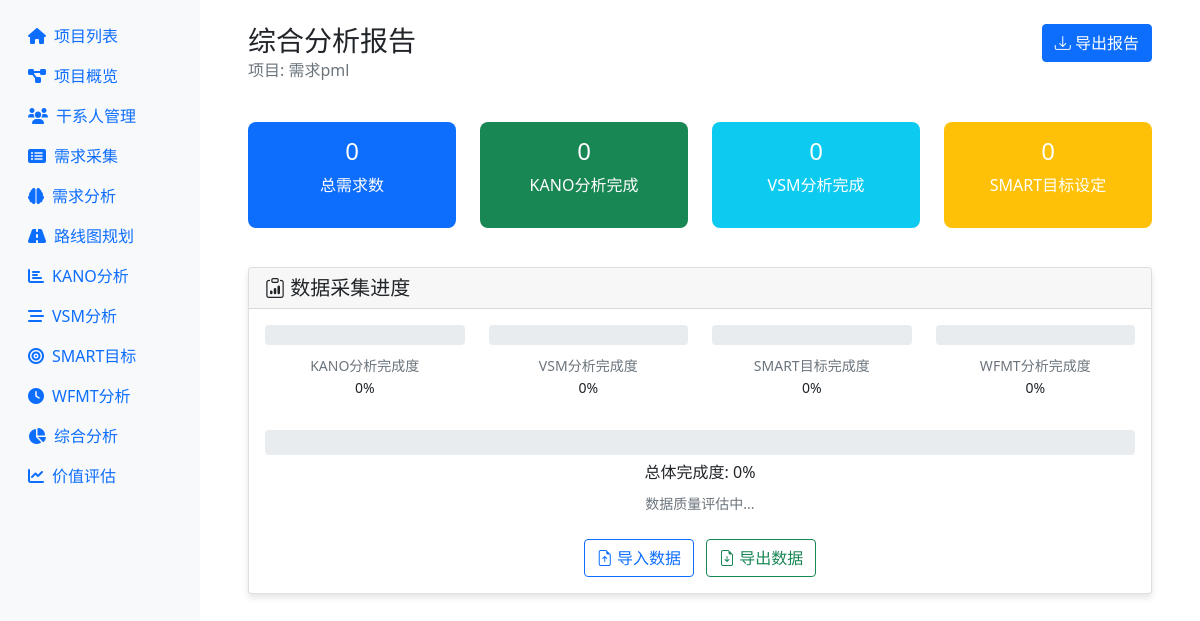
The app's page /project/1/comprehensive-analysis (signed in), older data.
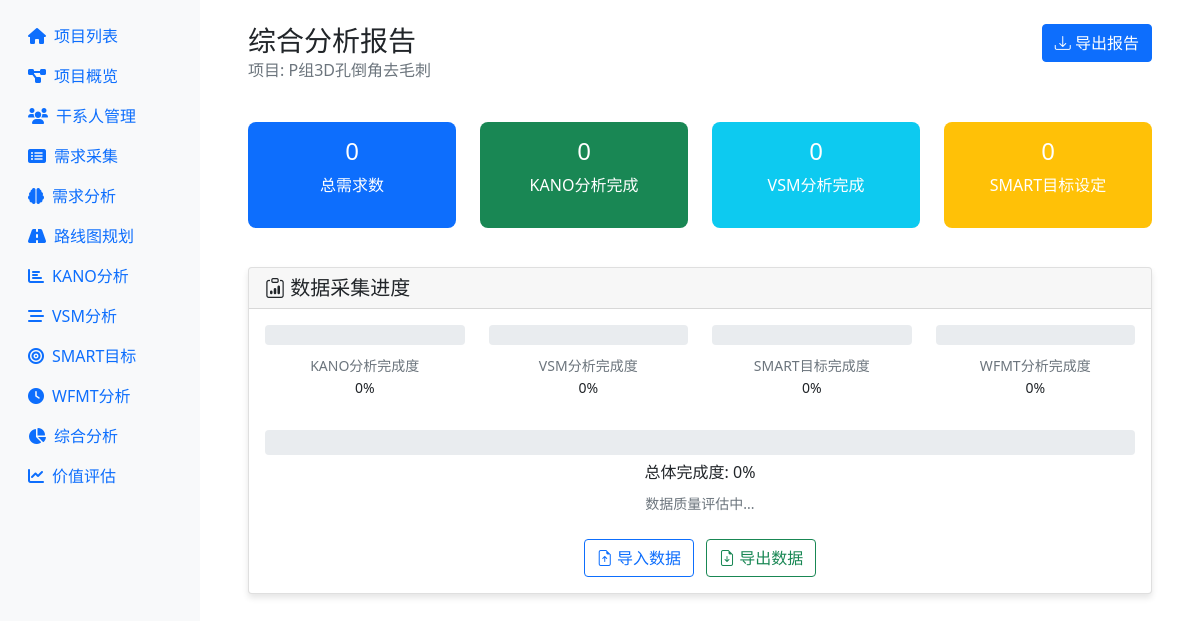
The same page, newer data.
### models.py (models this page shows)
class Project(db.Model):
    __tablename__ = 'projects'
    id = db.Column(db.Integer, primary_key=True)
    name = db.Column(db.String(100), nullable=False)
    description = db.Column(db.Text)
    created_at = db.Column(db.DateTime, default=datetime.utcnow)
    updated_at = db.Column(db.DateTime, default=datetime.utcnow, onupdate=datetime.utcnow)
    stakeholders = db.relationship('Stakeholder', backref='project', lazy=True, cascade='all, delete-orphan')
    requirements = db.relationship('Requirement', backref='project', lazy=True, cascade='all, delete-orphan')
    milestones = db.relationship('Milestone', backref='project', lazy=True, cascade='all, delete-orphan')

### app.py (the view)
@app.route('/project/<int:project_id>/comprehensive-analysis')
@login_required
def comprehensive_analysis(project_id):
    project = Project.query.get_or_404(project_id)
    response = make_response(render_template('comprehensive_analysis.html', project=project))
    return response

### app.py (called while the page is built)
@app.after_request
def after_request(response):
    response.headers["Cache-Control"] = "no-cache, no-store, must-revalidate"
    response.headers["Pragma"] = "no-cache"
    response.headers["Expires"] = "0"
    return response

def login_required(f):
    @functools.wraps(f)
    def decorated_function(*args, **kwargs):
        if 'user_id' not in session:
            return jsonify({'success': False, 'error': '需要登录'}), 401
        return f(*args, **kwargs)
    return decorated_function

### templates/comprehensive_analysis.html (shortened to what this page needs)
<!DOCTYPE html>
<html lang="zh-CN">
<head>
    <link href="https://cdn.jsdelivr.net/npm/bootstrap@5.1.3/dist/css/bootstrap.min.css" rel="stylesheet">
    <link href="https://cdn.jsdelivr.net/npm/bootstrap-icons@1.7.2/font/bootstrap-icons.css" rel="stylesheet">
</head>
<body>
    {% extends "base.html" %}
    {% block content %}
    <div class="container-fluid py-4">
        <div class="row mb-4">
            <div class="col">
                <h1 class="h3 mb-0">综合分析报告</h1>
                <p class="text-muted">项目: {{ project.name }}</p>
            </div>
            <div class="col-auto">
                <button class="btn btn-primary" onclick="exportAnalysisReport()">
                    <i class="bi bi-download"></i> 导出报告
                </button>
            </div>
        </div>
        <div class="row mb-4">
            <div class="col-md-3">
                <div class="stat-card bg-primary text-white">
                    <h4 id="totalRequirements">0</h4>
                    <p>总需求数</p>
                </div>
            </div>
            <div class="col-md-3">
                <div class="stat-card bg-success text-white">
                    <h4 id="kanoAnalyzed">0</h4>
                    <p>KANO分析完成</p>
                </div>
            </div>
            <div class="col-md-3">
                <div class="stat-card bg-info text-white">
                    <h4 id="vsmAnalyzed">0</h4>
                    <p>VSM分析完成</p>
                </div>
            </div>
            <div class="col-md-3">
                <div class="stat-card bg-warning text-white">
                    <h4 id="smartGoals">0</h4>
                    <p>SMART目标设定</p>
                </div>
            </div>
        </div>
        <div class="row mb-4">
            <div class="col-12">
                <div class="card analysis-card">
                    <div class="card-header">
                        <h5 class="card-title mb-0">
                            <i class="bi bi-clipboard-data"></i> 数据采集进度
                        </h5>
                    </div>
                    <div class="card-body">
                        <div class="row">
                            <div class="col-md-3 mb-3">
                                <div class="text-center">
                                    <div class="progress mb-2" style="height: 20px;">
                                    </div>
                                    <small class="text-muted">KANO分析完成度</small>
                                    <div id="kanoProgressText" class="small">0%</div>
                                </div>
                            </div>
                            <div class="col-md-3 mb-3">
                                <div class="text-center">
                                    <div class="progress mb-2" style="height: 20px;">
                                    </div>
                                    <small class="text-muted">VSM分析完成度</small>
                                    <div id="vsmProgressText" class="small">0%</div>
                                </div>
                            </div>
                            <div class="col-md-3 mb-3">
                                <div class="text-center">
                                    <div class="progress mb-2" style="height: 20px;">
                                    </div>
                                    <small class="text-muted">SMART目标完成度</small>
                                    <div id="smartProgressText" class="small">0%</div>
                                </div>
                            </div>
                            <div class="col-md-3 mb-3">
                                <div class="text-center">
                                    <div class="progress mb-2" style="height: 20px;">
                                    </div>
                                    <small class="text-muted">WFMT分析完成度</small>
                                    <div id="wfmtProgressText" class="small">0%</div>
                                </div>
                            </div>
                        </div>
                        <div class="row mt-3">
                            <div class="col-12">
                                <div class="text-center">
                                    <div class="progress mb-2" style="height: 25px;">
                                    </div>
                                    <h6 id="overallProgressText">总体完成度: 0%</h6>
                                    <small class="text-muted" id="dataQualityStatus">数据质量评估中...</small>
                                </div>
                            </div>
                        </div>
                        <div class="row mt-4">
                            <div class="col-12 text-center">
                                <button class="btn btn-outline-primary me-2" onclick="importData()">
                                    <i class="bi bi-file-earmark-arrow-up"></i> 导入数据
                                </button>
                                <button class="btn btn-outline-success" onclick="exportData()">
                                    <i class="bi bi-file-earmark-arrow-down"></i> 导出数据
                                </button>
                            </div>
                        </div>
                    </div>
                </div>
            </div>
        </div>
    </div>
    {% endblock %}

### templates/base.html (shortened to what this page needs)
<!DOCTYPE html>
<html lang="zh-CN">
<head>
    <link href="https://cdn.jsdelivr.net/npm/bootstrap@5.1.3/dist/css/bootstrap.min.css" rel="stylesheet">
    <link href="https://cdnjs.cloudflare.com/ajax/libs/font-awesome/6.0.0/css/all.min.css" rel="stylesheet">
</head>
<body>
    <div class="container-fluid">
        <div class="row">
            <nav class="col-md-3 col-lg-2 d-md-block bg-light sidebar collapse">
                <div class="position-sticky pt-3">
                    <ul class="nav flex-column">
                        <li class="nav-item">
                            <a class="nav-link" href="{{ url_for('index') }}">
                                <i class="fas fa-home me-2"></i>项目列表
                            </a>
                        </li>
                        {% if project %}
                        <li class="nav-item">
                            <a class="nav-link" href="{{ url_for('project_detail', project_id=project.id) }}">
                                <i class="fas fa-project-diagram me-2"></i>项目概览
                            </a>
                        </li>
                        <li class="nav-item">
                            <a class="nav-link" href="{{ url_for('stakeholder_management', project_id=project.id) }}">
                                <i class="fas fa-users me-2"></i>干系人管理
                            </a>
                        </li>
                        <li class="nav-item">
                            <a class="nav-link" href="{{ url_for('requirement_collection', project_id=project.id) }}">
                                <i class="fas fa-list-alt me-2"></i>需求采集
                            </a>
                        </li>
                        <li class="nav-item">
                            <a class="nav-link" href="{{ url_for('requirement_analysis', project_id=project.id) }}">
                                <i class="fas fa-brain me-2"></i>需求分析
                            </a>
                        </li>
                        <li class="nav-item">
                            <a class="nav-link" href="{{ url_for('roadmap_planning', project_id=project.id) }}">
                                <i class="fas fa-road me-2"></i>路线图规划
                            </a>
                        </li>
                        <li class="nav-item">
                            <a class="nav-link" href="{{ url_for('kano_analysis', project_id=project.id) }}">
                                <i class="fas fa-chart-bar me-2"></i>KANO分析
                            </a>
                        </li>
                        <li class="nav-item">
                            <a class="nav-link" href="{{ url_for('vsm_analysis', project_id=project.id) }}">
                                <i class="fas fa-stream me-2"></i>VSM分析
                            </a>
                        </li>
                        <li class="nav-item">
                            <a class="nav-link" href="{{ url_for('smart_goals', project_id=project.id) }}">
                                <i class="fas fa-bullseye me-2"></i>SMART目标
                            </a>
                        </li>
                        <li class="nav-item">
                            <a class="nav-link" href="{{ url_for('wfmt_analysis', project_id=project.id) }}">
                                <i class="fas fa-clock me-2"></i>WFMT分析
                            </a>
                        </li>
                        <li class="nav-item">
                            <a class="nav-link" href="{{ url_for('comprehensive_analysis', project_id=project.id) }}">
                                <i class="fas fa-chart-pie me-2"></i>综合分析
                            </a>
                        </li>
                        <li class="nav-item">
                            <a class="nav-link" href="{{ url_for('value_assessment', project_id=project.id) }}">
                                <i class="fas fa-chart-line me-2"></i>价值评估
                            </a>
                        </li>
                        {% endif %}
                    </ul>
                </div>
            </nav>
            <main class="col-md-9 ms-sm-auto col-lg-10 px-md-4 main-content">
                {% block content %}{% endblock %}
            </main>
        </div>
    </div>
</body>
</html>

### templates/comprehensive_analysis.html (style rules this page uses)
.analysis-card { border-radius: 10px; box-shadow: 0 4px 6px rgba(0, 0, 0, 0.1); margin-bottom: 20px; transition: transform 0.2s; }
.stat-card { text-align: center; padding: 15px; border-radius: 8px; margin-bottom: 15px; }

### templates/base.html (style rules this page uses)
.sidebar { height: 100vh; position: fixed; overflow-y: auto; }
.main-content { margin-left: 250px; }

Row changes from the older to the newer data that the page shows:
changed Project: name "需求pml" → "P组3D孔倒角去毛刺"
